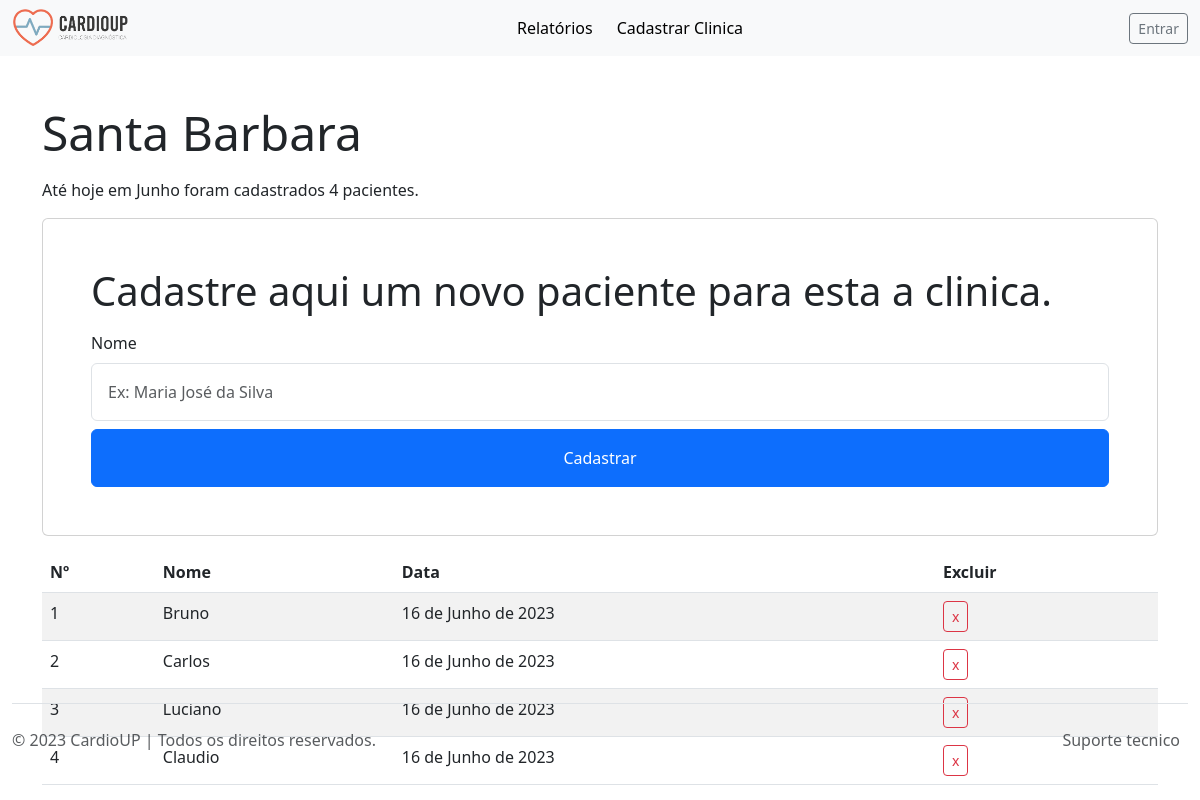
Screenshot of /clinica/4/paciente/novo with the database file from the repository.
### clinica/models.py (models this page shows)
class Clinica(models.Model):
    usuario = models.ForeignKey(Usuario, on_delete=models.CASCADE)
    foto = models.ImageField(upload_to='clinicas', blank=True, null=True)
    nome = models.CharField(max_length=50)
    whatsapp = models.CharField(max_length=20, blank=True, null=True)
    def __str__(self):
        return '%s' % self.nome
    class Meta:
        ordering = ['nome', ]

### paciente/models.py (models this page shows, shortened)
class Paciente(models.Model):
    usuario = models.ForeignKey(Usuario, on_delete=models.CASCADE)
    clinica = models.ForeignKey(Clinica, on_delete=models.CASCADE)
    nome = models.CharField(max_length=200)
    criado_em = models.DateTimeField(auto_now_add=True)
    pago = models.BooleanField(default=False)
    class Meta:
        ordering = ['-criado_em', ]

### clinica/views.py (the view, shortened to what this page needs)
# urls.py: path('<int:clinica_id>/paciente/novo', PacienteNovoView.as_view(), name='paciente_novo'),
class PacienteNovoView(CreateView):
    model = Paciente
    form_class = PacienteForm
    template_name = 'clinica/clinica_paciente_novo.html'
    def get_context_data(self, **kwargs):
        context = super().get_context_data(**kwargs)
        clinica = Clinica.objects.get(id=self.kwargs['clinica_id'])
        ano = timezone.now().year
        mes = timezone.now().month
        primeiro_dia = datetime(ano, mes, 1, tzinfo=pytz.timezone('America/Sao_Paulo'))
        ultimo_dia = datetime(ano, mes, calendar.monthrange(ano, mes)[1], tzinfo=pytz.timezone('America/Sao_Paulo'))
        context["hoje"] = timezone.now()
        context["mes"] = timezone.now().month
        context["clinica"] = clinica
        context["pacientes"] = Paciente.objects.filter(clinica=clinica, criado_em__date=timezone.now())
        context["pacientes_mes"] = Paciente.objects.filter(clinica=clinica, criado_em__range=(primeiro_dia, ultimo_dia))
        return context

### clinica/forms.py
class PacienteForm(forms.ModelForm):
    class Meta:
        model = Paciente
        fields = ['nome', ]

### clinica/templates/clinica/clinica_paciente_novo.html (shortened to what this page needs)
{% extends 'base.html' %}
{% block content %}
<div class="container pt-5">
    <p class="display-5">{{ clinica }}</p>
    <p>Até hoje em {{ hoje|date:"F" }} foram cadastrados {{ pacientes_mes|length }} pacientes.</p>
    <div class="card p-5 mt-3 mb-3">
        <p class="display-6">Cadastre aqui um novo paciente para esta a clinica.</p>
        <form method="post">
            {% for field in form %}
            <div class="">
                <label for="{{ field.label|lower }}" class="form-label">Nome</label>
                <input autofocus type="text" class="form-control p-3" required id="{{ field.label|lower }}"
                       name="{{ field.label|lower }}"
                       placeholder="Ex: Maria José da Silva">
            </div>
            {% endfor %}
            <div class="d-grid align-center mx-auto col-xs-12 col-sm-12">
                <button type="submit" class="btn btn-primary btn-block mt-2  p-3">Cadastrar</button>
            </div>
        </form>
    </div>
    <table class="table table-striped">
        <thead>
        <tr>
            <th scope="col">Nº</th>
            <th scope="col">Nome</th>
            <th scope="col">Data</th>
            <th scope="col">Excluir</th>
        </tr>
        </thead>
        <tbody>
        {% for paciente in pacientes_mes %}
        <tr>
            <td scope="row">{{ forloop.counter0|add:1 }}</td>
            <td class="">{{ paciente.nome }}</td>
            <td class="">{{ paciente.criado_em|date }}</td>
            <td>
                <a href="{% url 'paciente_delete' paciente.id %}" class="btn btn-sm btn-outline-danger" type="button">x</a>
            </td>
        </tr>
        {% endfor %}
        </tbody>
    </table>
</div>
{% endblock %}

### rows the page displays
Clinica: nome "Santa Barbara"
Paciente: nome "Bruno", criado_em "16 de Junho de 2023"
Paciente: nome "Carlos", criado_em "16 de Junho de 2023"
Paciente: nome "Luciano", criado_em "16 de Junho de 2023"
Paciente: nome "Claudio", criado_em "16 de Junho de 2023"

### other values shown
{{ hoje|date:"F" }} "Junho"
{{ pacientes_mes|length }} "4"
